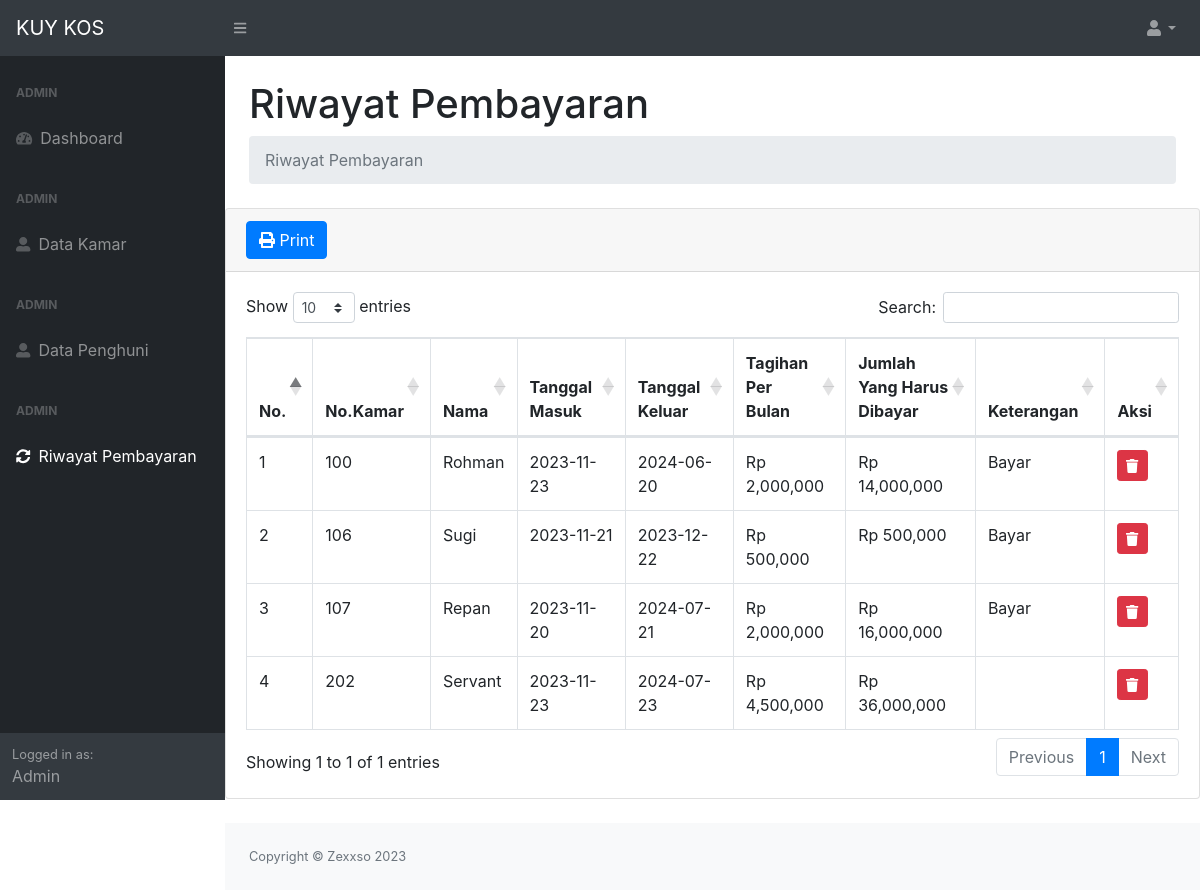
/data_tagihan.php (signed in), run on the app's committed database.
### tables this page shows
CREATE TABLE `data_tagihan` (
  `id_pembayaran` int(11) NOT NULL,
  `nama_penghuni` varchar(50) NOT NULL,
  `id_kamar` int(11) NOT NULL,
  `id_penghuni` int(11) NOT NULL,
  `hargakamar` varchar(50) NOT NULL,
  `jumlah_total` varchar(50) NOT NULL,
  `jumlah_uang` varchar(50) NOT NULL,
  `tgl_registrasi` date NOT NULL DEFAULT current_timestamp(),
  `tgl_keluar` date NOT NULL,
  `keterangan` varchar(50) NOT NULL
);

### data_tagihan.php (the view, shortened to what this page needs)
<?php
    require 'function.php';
?>
<!DOCTYPE html>
<html lang="en">
    <head>
        <link href="css/styles.css" rel="stylesheet" />
        <link href="https://cdn.datatables.net/1.10.20/css/dataTables.bootstrap4.min.css" rel="stylesheet" />
    </head>
    <body class="sb-nav-fixed">
        <nav class="sb-topnav navbar navbar-expand navbar-dark bg-dark">
            <a class="navbar-brand" href="index.php">KUY KOS</a>
            <button class="btn btn-link btn-sm order-1 order-lg-0" id="sidebarToggle" href="#"><i class="fas fa-bars"></i></button>
            <ul class="navbar-nav ml-auto ml-5 md-5">
                <li class="nav-item dropdown">
                    <a class="nav-link dropdown-toggle" id="userDropdown" href="#" role="button" data-toggle="dropdown" aria-haspopup="true" aria-expanded="false"><i class="fas fa-user fa-fw"></i></a>
                </li>
            </ul>
        </nav>
        <div id="layoutSidenav">
            <div id="layoutSidenav_nav">
                <nav class="sb-sidenav accordion sb-sidenav-dark" id="sidenavAccordion">
                    <div class="sb-sidenav-menu">
                        <div class="nav">
                            <div class="sb-sidenav-menu-heading">ADMIN</div>
                            <a class="nav-link" href="index.php">
                                <div class="sb-nav-link-icon"><i class="fas fa-tachometer-alt"></i></div>
                                Dashboard
                            </a>
                            <div class="sb-sidenav-menu-heading">ADMIN</div>
                            <a class="nav-link" href="data_kamar.php">
                                <div class="sb-nav-link-icon"><i class="fas fa-user-alt"></i></div>
                                Data Kamar
                            </a>
                            <div class="sb-sidenav-menu-heading">ADMIN</div>
                            <a class="nav-link" href="data_penghuni.php">
                                <div class="sb-nav-link-icon"><i class="fas fa-user-alt"></i></div>
                                Data Penghuni
                            </a>
                            <div class="sb-sidenav-menu-heading">ADMIN</div>
                            <a class="nav-link" href="data_tagihan.php">
                                <div class="sb-nav-link-icon"><i class="fas fa-sync-alt"></i></div>
                                Riwayat Pembayaran
                            </a>
                        </div>
                    </div>
                    <div class="sb-sidenav-footer">
                        <div class="small">Logged in as:</div>
                        Admin
                    </div>
                </nav>
            </div>
            <div id="layoutSidenav_content">
                <main>
                    <div class="container-fluid">
                        <h1 class="mt-4">Riwayat Pembayaran</h1>
                        <ol class="breadcrumb mb-4">
                            <li class="breadcrumb-item active">Riwayat Pembayaran</li>
                        </ol>
                    </div>
                        <div class="card mb-4">
                            <div class="card-header">
                                <a class="btn btn-primary" href="print_tagihan.php"><i class="fas fa-print"></i> Print </a>
                            </div>
                            <div class="card-body">
                                <div class="table-responsive">
                                    <table class="table table-bordered" id="dataTable" width="100%" cellspacing="0">
                                        <thead>
                                            <tr>
                                                <th>No.</th>
                                                <th>No.Kamar</th>
                                                <th>Nama</th>
                                                <th>Tanggal Masuk</th>
                                                <th>Tanggal Keluar</th>
                                                <th>Tagihan Per Bulan</th>
                                                <th>Jumlah Yang Harus Dibayar</th>
                                                <th>Keterangan</th>
                                                <th>Aksi</th>
                                            </tr>
                                        </thead>
                                        <tbody>
                                        <?php
                                        $ambilsemuadatatagihan = mysqli_query($conn,"SELECT * FROM data_tagihan");
                                        $i=1;
                                        while($data=mysqli_fetch_array($ambilsemuadatatagihan)){
                                        $nama_penghuni = $data['nama_penghuni'];
                                        $tgl_registrasi = $data['tgl_registrasi'];
                                        $tgl_keluar = $data['tgl_keluar'];
                                        $id_kamar = $data['id_kamar'];
                                        $keterangan = $data['keterangan'];
                                        $hargakamar = $data['hargakamar'];
                                        $jumlah_total = $data['jumlah_total'];
                                        ?>
                                            <tr>
                                                <td><?= $i++; ?></td>
                                                <td><?= $id_kamar ?></td>
                                                <td><?= $nama_penghuni ?></td>
                                                <td><?= $tgl_registrasi ?></td>
                                                <td><?= $tgl_keluar ?></td>
                                                <td>Rp <?= number_format($hargakamar)?></td>
                                                <td>Rp <?= number_format($jumlah_total) ?></td>
                                                <td><?= $keterangan ?></td>
                                                <td>
                                                        <form method="post" action="hapus_pembayaran.php" style="display: inline-block;">
                                                            <button type="submit" class="btn btn-danger btn-sm mr-1" role="button" onclick="return confirm('Are you sure you want to delete this room?');"><i class="fas fa-trash"></i></button>
                                                        </form>
                                                </td>
                                            </tr>
                                        </tbody>
                                        <?php
                                            }
                                        ?>
                                    </table>
                                </div>
                            </div>
                        </div>
                </main>
                <footer class="py-4 bg-light mt-auto">
                    <div class="container-fluid">
                        <div class="d-flex align-items-center justify-content-between small">
                            <div class="text-muted">Copyright &copy; Zexxso 2023</div>
                        </div>
                    </div>
                </footer>
            </div>
        </div>
    </body>
</html>

### data on the page
data_tagihan: id_kamar "100", nama_penghuni "Rohman", tgl_registrasi "2023-11-23", tgl_keluar "2024-06-20", hargakamar "2,000,000", jumlah_total "14,000,000", keterangan "Bayar"
data_tagihan: id_kamar "106", nama_penghuni "Sugi", tgl_registrasi "2023-11-21", tgl_keluar "2023-12-22", hargakamar "500,000", jumlah_total "500,000", keterangan "Bayar"
data_tagihan: id_kamar "107", nama_penghuni "Repan", tgl_registrasi "2023-11-20", tgl_keluar "2024-07-21", hargakamar "2,000,000", jumlah_total "16,000,000", keterangan "Bayar"
data_tagihan: id_kamar "202", nama_penghuni "Servant", tgl_registrasi "2023-11-23", tgl_keluar "2024-07-23", hargakamar "4,500,000", jumlah_total "36,000,000"
